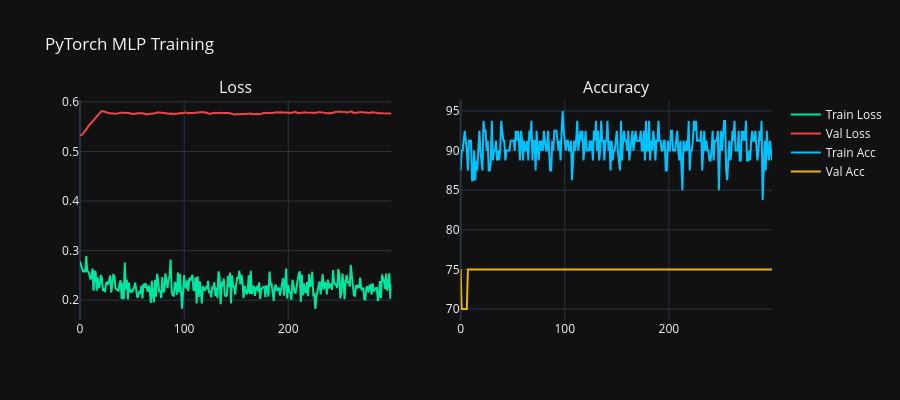

This figure's notebook cell:
### Markdown cell above
## 4. Training Curves (Plotly)

### Code cell
fig=make_subplots(rows=1,cols=2,subplot_titles=('Loss','Accuracy'))
fig.add_trace(go.Scatter(y=history['loss'],name='Train Loss',line=dict(color='#00e5a0')),row=1,col=1)
fig.add_trace(go.Scatter(y=history['val_loss'],name='Val Loss',line=dict(color='#ef4444')),row=1,col=1)
fig.add_trace(go.Scatter(y=history['acc'],name='Train Acc',line=dict(color='#00c2ff')),row=1,col=2)
fig.add_trace(go.Scatter(y=history['val_acc'],name='Val Acc',line=dict(color='#eab308')),row=1,col=2)
fig.update_layout(template='plotly_dark',height=400,title='PyTorch MLP Training')
fig.write_image('../plots/nn_training.png',scale=2)
fig.show()

### Figure 1 — Plotly figure (JSON) as saved in the notebook; plotly's stock layout.template omitted (floating-point values rounded to 4 significant figures; data arrays with more than 128 entries replaced by an {"elided": "..."} marker saying what was removed)
{"data": [{"line": {"color": "#00e5a0"}, "name": "Train Loss", "type": "scatter", "xaxis": "x", "y": {"elided": "300 float values"}, "yaxis": "y"}, {"line": {"color": "#ef4444"}, "name": "Val Loss", "type": "scatter", "xaxis": "x", "y": {"elided": "300 float values"}, "yaxis": "y"}, {"line": {"color": "#00c2ff"}, "name": "Train Acc", "type": "scatter", "xaxis": "x2", "y": {"elided": "300 float values"}, "yaxis": "y2"}, {"line": {"color": "#eab308"}, "name": "Val Acc", "type": "scatter", "xaxis": "x2", "y": {"elided": "300 float values"}, "yaxis": "y2"}], "layout": {"annotations": [{"font": {"size": 16}, "showarrow": false, "text": "Loss", "x": 0.225, "xanchor": "center", "xref": "paper", "y": 1.0, "yanchor": "bottom", "yref": "paper"}, {"font": {"size": 16}, "showarrow": false, "text": "Accuracy", "x": 0.775, "xanchor": "center", "xref": "paper", "y": 1.0, "yanchor": "bottom", "yref": "paper"}], "height": 400, "title": {"text": "PyTorch MLP Training"}, "xaxis": {"anchor": "y", "domain": [0.0, 0.45]}, "xaxis2": {"anchor": "y2", "domain": [0.55, 1.0]}, "yaxis": {"anchor": "x", "domain": [0.0, 1.0]}, "yaxis2": {"anchor": "x2", "domain": [0.0, 1.0]}}}
